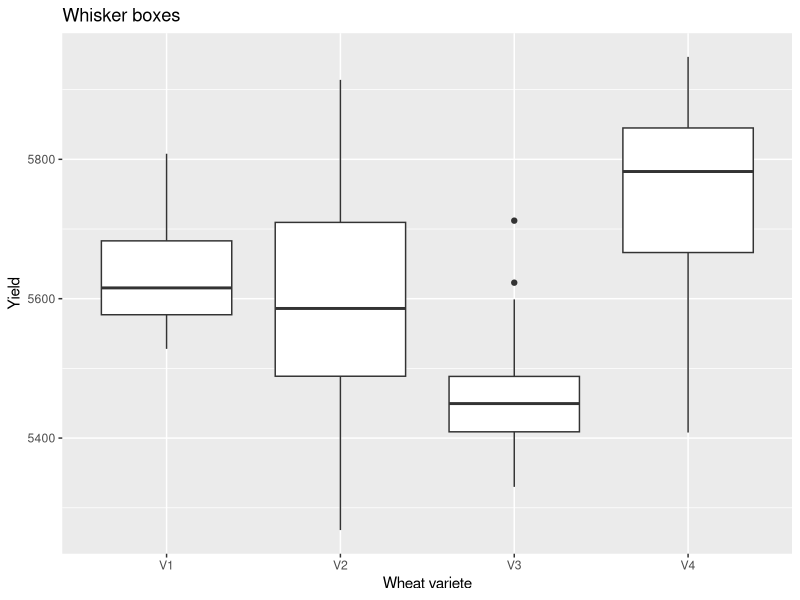
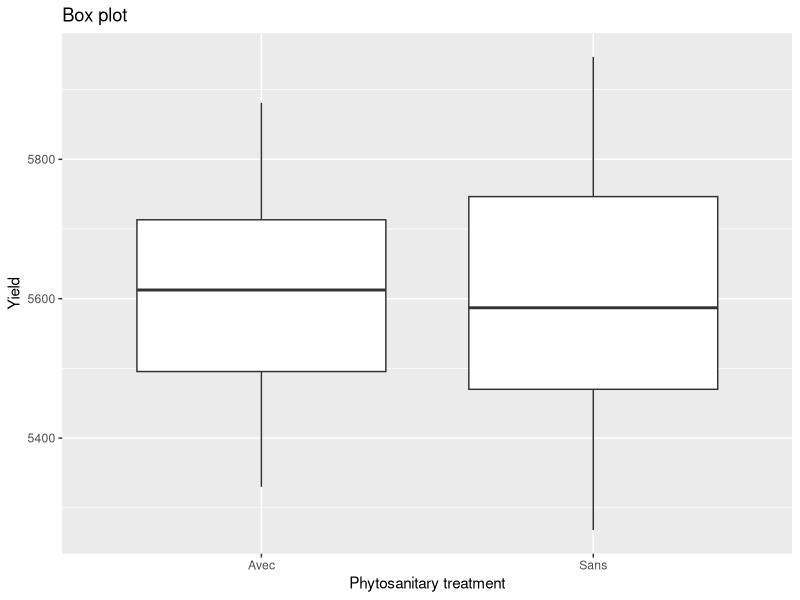

Recreate these plots in R, in order.
## ---- chunk 1
knitr::opts_chunk$set(echo = TRUE)
## ---- chunk 2
library(ggplot2)
ble <- read.table(file="ble.txt", sep=";", dec=".", header=TRUE)
ble
## ---- chunk 3
ggplot(ble, aes(x=variete, y=rdt)) +
  geom_boxplot() +
  ggtitle("Whisker boxes") +
  xlab("Wheat variete") +
  ylab("Yield")
## ---- chunk 4
ggplot(ble, aes(x=phyto, y=rdt)) +
  geom_boxplot() +
  ggtitle("Box plot") +
  xlab("Phytosanitary treatment") +
  ylab("Yield")
## ---- chunk 5
anova_variete <- lm(rdt~variete, data=ble)
summary(anova_variete)
## ---- chunk 6
anova_phyto <- lm(rdt~phyto, data=ble)
summary(anova_phyto)
anova(anova_phyto)
## ---- chunk 7
anova_variete_phyto <- lm(rdt~variete*phyto, data=ble)
summary(anova_variete_phyto)
anova(anova_variete_phyto)

